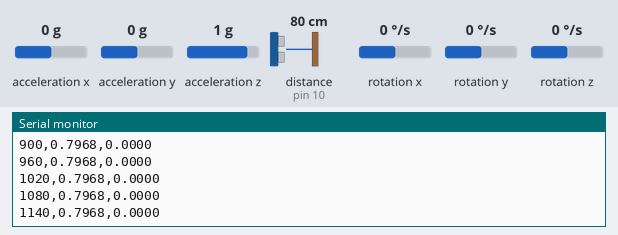
The sketch below on a simulated Arduino Uno, built with avr-gcc and run on an emulated ATmega328P. On the bench: the last lines printed to the serial monitor. Wiring (from diagram.json): ultrasonic range finder: trigger pin 9; echo pin 10. The inputs (shaded band) are chosen by the test bench; at power-on: acceleration x 0 g, distance to the obstacle (sensor on pin 10) 80 cm, acceleration y 0 g, acceleration z 1 g, rotation x 0 °/s, rotation y 0 °/s, rotation z 0 °/s. The echo pulse lasts 58.3 µs per cm.

Above: at 1.2 s.
1.3 s: acceleration x set to -1.4 g
At 1.33 s:
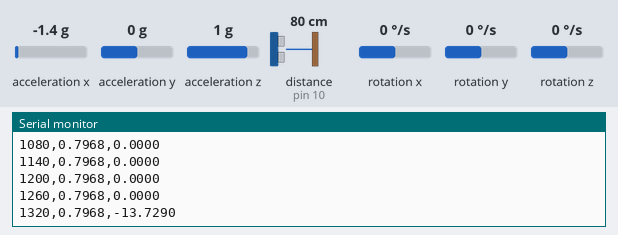
2.8 s: distance to the obstacle (sensor on pin 10) set to 2 cm
At 2.83 s:
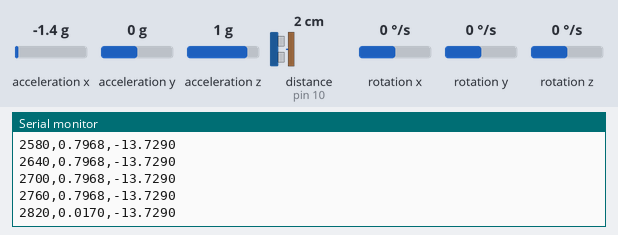
4.3 s: acceleration x set to -0.8 g
At 4.33 s:
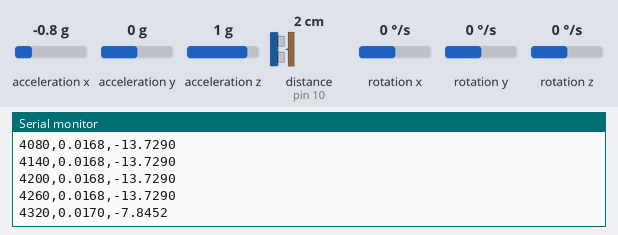
5.8 s: distance to the obstacle (sensor on pin 10) set to 4 cm
At 5.83 s:
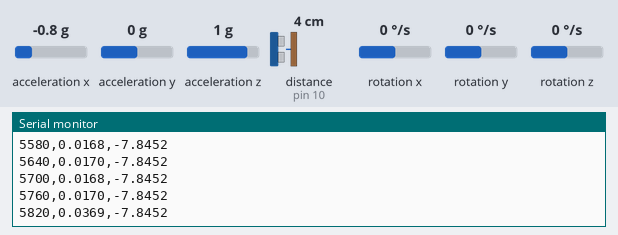
Timing chart, 0 to 8.3 s (numbered marks = the images above; inputs shaded):
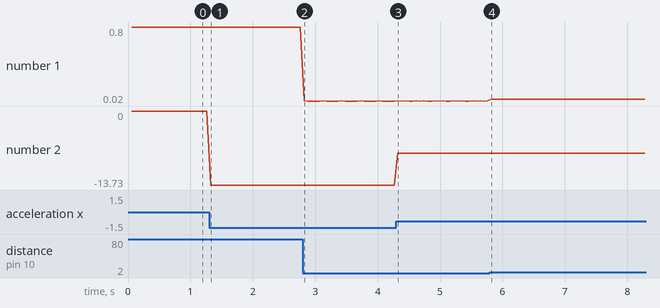

Measured:
- after the input at 1.3 s, the serial monitor: prints a new line at once (image 1)
- after the input at 2.8 s, the serial monitor: prints a new line at once (image 2)
- after the input at 4.3 s, the serial monitor: prints a new line at once (image 3)
- plotted number 1: 0.8 → 0.02 after the input at 2.8 s
- plotted number 2: 0 → -13.73 after the input at 1.3 s, -13.73 → -7.85 after the input at 4.3 s

The sketch:

p4-friction-energy-loss.ino
```cpp
#include <Wire.h>
#include <MPU6050.h>
// @pin SDA=A4
// @pin SCL=A5
// @pin TRIG=D9
// @pin ECHO=D10
// @baud 9600
MPU6050 imu;
const byte TRIG=9, ECHO=10;
// @tunable samplingIntervalMs
const unsigned long samplingIntervalMs = 60;
float distanceM() {
  digitalWrite(TRIG,LOW);
  delayMicroseconds(2);
  digitalWrite(TRIG,HIGH);
  delayMicroseconds(10);
  digitalWrite(TRIG,LOW);
  unsigned long us=pulseIn(ECHO,HIGH,30000);
  return us ? us*0.0001715 : -1.0;
}
void setup() {
  Serial.begin(9600);
  Wire.begin();
  imu.initialize();
  pinMode(TRIG,OUTPUT);
  pinMode(ECHO,INPUT);
  Serial.println("time_ms,distance_m,ax_mps2");
}
void loop() {
  static unsigned long last=0;
  if(millis()-last<samplingIntervalMs)return;
  last=millis();
  int16_t ax,ay,az;
  imu.getAcceleration(&ax,&ay,&az);
  Serial.print(last);
  Serial.print(',');
  Serial.print(distanceM(),4);
  Serial.print(',');
  Serial.println(ax*9.80665/16384.0,4);
}
```
